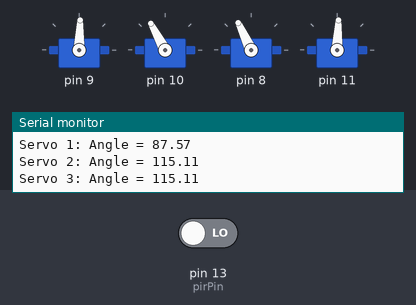
This sketch was run on a simulated Arduino Uno, built with avr-gcc and run on an emulated ATmega328P. Parts: 4 × servo, the last lines printed to the serial monitor. Inputs (shaded band) come from the test bench; at power-on: pin 13 (pirPin) LOW.

Above: at 1.2 s.
1.3 s: pin 13 (pirPin) driven HIGH
At 3.42 s:
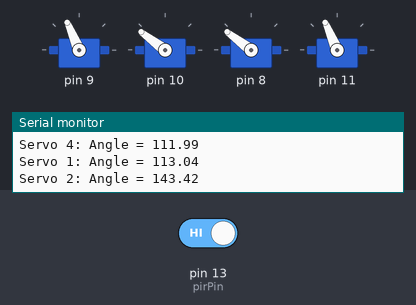
4.8 s: pin 13 (pirPin) driven LOW
At 5.32 s:
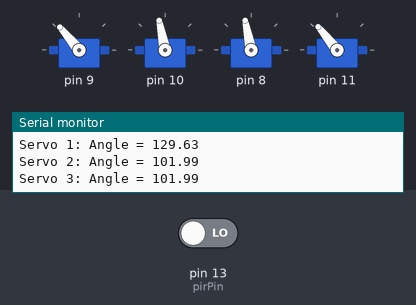
8.3 s: pin 13 (pirPin) driven HIGH
At 9.35 s:
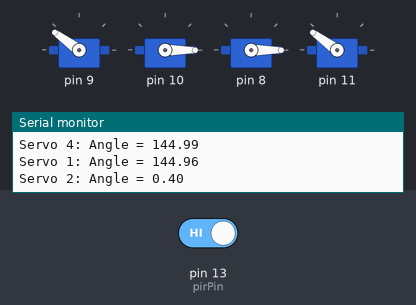
Timing chart, 0 to 34.6 s (numbered marks = the images above; inputs shaded):
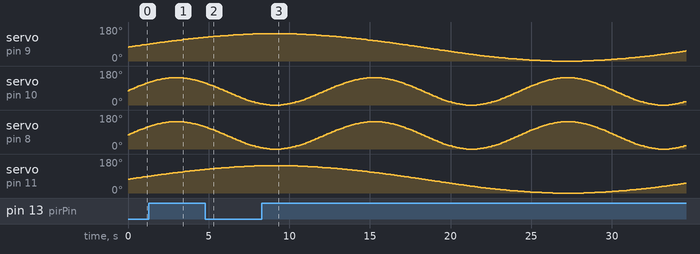

The sketch:

code.ino
```cpp
#include <Servo.h>

struct ServoConfig { // MAP ON CONFIGURATIONS
  Servo* servo;
  float minAngle;
  float maxAngle;
  float duration; // Duration in milliseconds
};

// Constants
const float fullRotation = 145.0;      // Full rotation in degrees
const int FPS = 60;                    // Frames per second
const unsigned long alternateInterval = 10000; // Interval for alternation in ms // EVERY 10 seconds (10000) change the alternation
const float minAngle = 0.0;
const float maxAngle = fullRotation;
const float transitionDuration = 1000; // Transition period in milliseconds

// Global Variables
Servo servos[4];
bool alternate = false; // Alternation flag
unsigned long lastAlternateTime = 0;  // Last alternation time
unsigned long lastUpdateTime = 0;     // Last update time for motion
float progress[4] = {0.0, 0.0, 0.0, 0.0};  // Progress trackers for each servo

// Transition Variables
bool transitioning = false;
unsigned long transitionStartTime = 0;

ServoConfig oldConfigs[4];
ServoConfig newConfigs[4];

// PIR Sensor
const int pirPin = 13;                     // PIR sensor connected to pin 13
bool motionDetected = false;               // Flag for motion detection
unsigned long lastMotionTime = 0;          // Last time motion was detected
const unsigned long motionTimeout = 10000; // Keep running for 10 seconds after motion stops EDITABLE -  10000 is 10 seconds 3*60*1000= 3 minutes = 60000 * 3 = 180000


void setup() {
  Serial.begin(9600);

  // Attach servos
  servos[0].attach(9);
  servos[1].attach(10); // faster (higher duration) FASTER ATTACHED TO THESE
  servos[2].attach(8);  // faster (higher duration) FASTER ATTACHED TO THESE
  servos[3].attach(11);

  // Initialize servos at neutral position
  for (int i = 0; i < 4; ++i) { // JERKS ANNOYINGLY
    servos[i].write(static_cast<int>(maxAngle / 2));
  }

  // Initial servo configurations
  // MIN ANGLE CAN BE ONLY INCREASED, FOR EXAMPPLE minAngle+10
  // MAX ANGLE CAN BE ONLY DECREASED, FOR EXAMPPLE maxAngle-10, OR maxAngle / 1.25
  // NUMBER - is speed, closer to 0 is faster
  oldConfigs[0] = {&servos[0], minAngle, maxAngle, 6000};
  oldConfigs[1] = {&servos[1], minAngle, maxAngle, 2000}; // FASTER ATTACHED TO THESE
  oldConfigs[2] = {&servos[2], minAngle, maxAngle, 2000}; // FASTER ATTACHED TO THESE
  oldConfigs[3] = {&servos[3], minAngle, maxAngle, 6000};


/* example how it can be
  oldConfigs[0] = {&servos[0], minAngle, maxAngle / 1.25, 3000};
  oldConfigs[1] = {&servos[1], minAngle, maxAngle, 2000};
  oldConfigs[2] = {&servos[2], minAngle, maxAngle / 1.5, 4000};
  oldConfigs[3] = {&servos[3], minAngle, maxAngle / 2, 2500};
*/


  for (int i = 0; i < 4; ++i) {
    newConfigs[i] = oldConfigs[i];
  }

  // light connection
  pinMode(pirPin, INPUT);

}


void loop() {
  // Handle alternation and initiate transition
  unsigned long currentTime = getCurrentTime();

  // Read PIR sensor state
  motionDetected = digitalRead(pirPin);
  if (motionDetected) {
    lastMotionTime = currentTime;  // Update last motion detected time
  }

  // Check if motion should continue
  bool shouldRun = (currentTime - lastMotionTime) <= motionTimeout;

  if (shouldRun) {
    if (!transitioning && (currentTime - lastAlternateTime >= alternateInterval)) {
      // Swap configurations and start transitioning
      lastAlternateTime = currentTime;
      transitioning = true;
      transitionStartTime = currentTime;

      // Define new configurations based on alternation flag
      // this is also example
      // newConfigs[0] = {&servos[0], minAngle, alternate ? maxAngle : maxAngle / 1.25, alternate ? 1300 : 5000};
      // newConfigs[1] = {&servos[1], minAngle, alternate ? maxAngle / 1.25 : maxAngle, alternate ? 3000 : 2000};
      // newConfigs[2] = {&servos[2], minAngle, alternate ? maxAngle / 1.5 : maxAngle, alternate ? 4000 : 2500};
      // newConfigs[3] = {&servos[3], minAngle, alternate ? maxAngle / 2 : maxAngle / 1.5, alternate ? 2500 : 3500};

        // ALTERNATIVE CONFIGURATIONS - BELOW IS SET TO DEFAULT CONFIGURATIONS
        newConfigs[0] = {&servos[0], minAngle, maxAngle, 6000};
        newConfigs[1] = {&servos[1], minAngle, maxAngle, 2000};
        newConfigs[2] = {&servos[2], minAngle, maxAngle, 2000};
        newConfigs[3] = {&servos[3], minAngle, maxAngle, 6000};


      alternate = !alternate;  // Flip alternation flag
    }

    // Update servos based on configurations
    if (transitioning) {
      // Perform smooth transition
      float transitionProgress = static_cast<float>(currentTime - transitionStartTime) / transitionDuration;
      if (transitionProgress >= 1.0) {
        // Transition complete
        transitionProgress = 1.0;
        transitioning = false;
        for (int i = 0; i < 4; ++i) {
          oldConfigs[i] = newConfigs[i];
        }
      }

      // Blend configurations
      ServoConfig blendedConfigs[4];
      for (int i = 0; i < 4; ++i) {
        blendedConfigs[i] = blendConfigs(oldConfigs[i], newConfigs[i], transitionProgress);
      }

      performServoMotion(blendedConfigs, currentTime);
    } else {
      // Normal operation with the current configurations
      performServoMotion(oldConfigs, currentTime);
    }
  } else {
    // Pause the servos by not updating their position
    pauseServos();
  }
}

// Function to pause servo updates by freezing their current position
void pauseServos() {
  Serial.println("No motion detected, pausing servos.");
}

// Perform servo motion with given configurations only if motion is detected
void performServoMotion(const ServoConfig configs[4], unsigned long currentTime) {
  if (currentTime - lastUpdateTime >= (1000 / FPS)) {
    lastUpdateTime = currentTime;

    for (int i = 0; i < 4; ++i) {
      // Increment progress based on time and duration
      progress[i] += (1.0 / (FPS * (configs[i].duration / 1000.0)));

      // Wrap progress smoothly
      if (progress[i] >= 1.0) progress[i] -= 1.0;

      // Compute sine wave values
      float sineValue = (sin(progress[i] * 2 * PI) + 1) / 2;

      // Map sine values to angles
      float angle = configs[i].minAngle + sineValue * (configs[i].maxAngle - configs[i].minAngle);

      // Write angles to servos
      configs[i].servo->write(static_cast<int>(angle));

      // Debugging output
      Serial.print("Servo ");
      Serial.print(i + 1);
      Serial.print(": Angle = ");
      Serial.println(angle, 2);
    }
  }
}


// Smoothly blend two configurations based on progress
ServoConfig blendConfigs(const ServoConfig& oldConfig, const ServoConfig& newConfig, float progress) {
  return {
    oldConfig.servo,
    oldConfig.minAngle + progress * (newConfig.minAngle - oldConfig.minAngle),
    oldConfig.maxAngle + progress * (newConfig.maxAngle - oldConfig.maxAngle),
    oldConfig.duration + progress * (newConfig.duration - oldConfig.duration)
  };
}

// Function to handle getting the current time
unsigned long getCurrentTime() {
  return millis();
}
```
